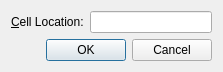
<?xml version="1.0" encoding="UTF-8"?>
<ui version="4.0">
 <class>GoToCellDialog</class>
 <widget class="QWidget" name="GoToCellDialog">
  <property name="geometry">
   <rect>
    <x>0</x>
    <y>0</y>
    <width>223</width>
    <height>71</height>
   </rect>
  </property>
  <property name="windowTitle">
   <string>Go To Cell</string>
  </property>
  <layout class="QVBoxLayout" name="verticalLayout">
   <item>
    <layout class="QHBoxLayout" name="horizontalLayout">
     <item>
      <widget class="QLabel" name="label">
       <property name="text">
        <string>&amp;Cell Location:</string>
       </property>
       <property name="buddy">
        <cstring>lineEdit</cstring>
       </property>
      </widget>
     </item>
     <item>
      <widget class="QLineEdit" name="lineEdit">
       <property name="enabled">
        <bool>true</bool>
       </property>
       <property name="text">
        <string/>
       </property>
      </widget>
     </item>
    </layout>
   </item>
   <item>
    <widget class="QDialogButtonBox" name="buttonBox">
     <property name="standardButtons">
      <set>QDialogButtonBox::Cancel|QDialogButtonBox::Ok</set>
     </property>
    </widget>
   </item>
  </layout>
 </widget>
 <tabstops>
  <tabstop>lineEdit</tabstop>
 </tabstops>
 <resources/>
 <connections/>
</ui>
